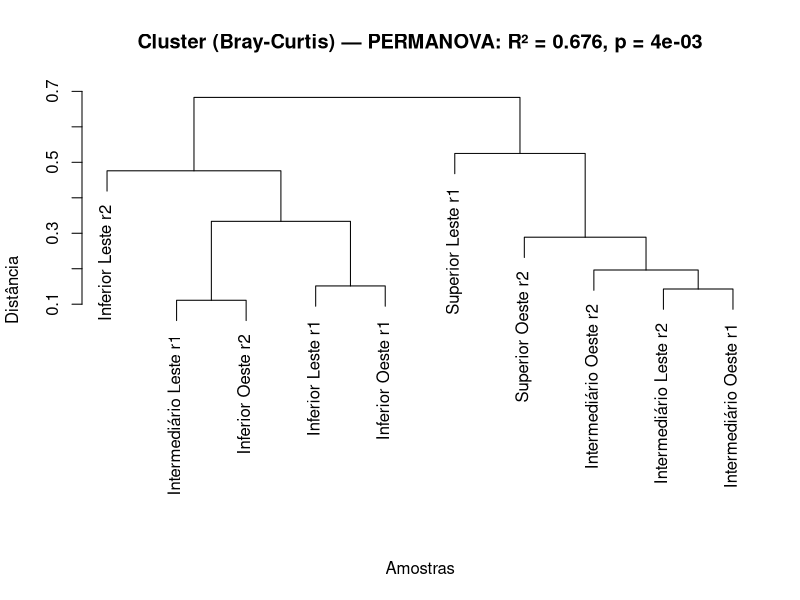
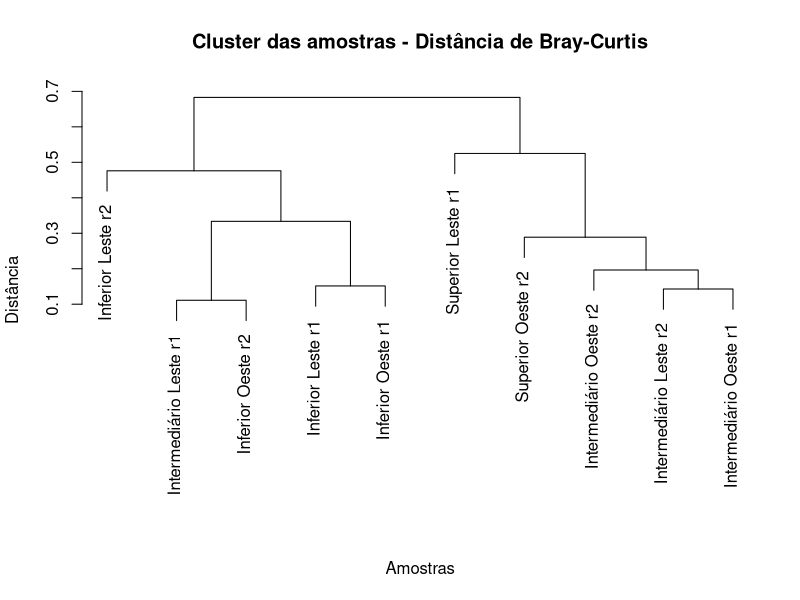

Write the R code that produced these figures, in order. (Note: this script raises an error after producing the figures.)
library(vegan)
library(tidyverse)




df <- read.csv("ouriquinho.csv")


df <- df %>%
  mutate(
    estrato = fct_relevel(
      estrato,
      c("praia_superior", "meio", "oceano_inferior")
    ),
    ponto = fct_relevel(
      ponto,
      c("direita", "esquerda")
    )
  ) %>%
  mutate(
    estrato = fct_recode(
      estrato,
      "Superior" = "praia_superior",
      "Intermediário" = "meio",
      "Inferior" = "oceano_inferior",
    ),
    ponto = fct_recode(
      ponto,
      "Leste" = "direita",
      "Oeste" = "esquerda"
    ),
    label = interaction(ponto, replica, sep = " "),
    eixo = interaction(estrato, ponto, replica, sep = " ")
  )





comm <- df[, c("satelite", "ourico", "pepino", "ofiuridio")]

# remover amostras sem organismos
comm2 <- comm[rowSums(comm) > 0, ]
estrato2 <- df$estrato[rowSums(comm) > 0]
eixo <- df$eixo[rowSums(comm) > 0]

# criar um vetor com 

# distância e clustering
dist_bc <- vegdist(comm2, method = "bray")
clust <- hclust(dist_bc, method = "average")
perm <- adonis2(dist_bc ~ estrato2)

R2 <- round(perm$R2[1], 3)
pval <- perm$`Pr(>F)`[1]

# Texto para colocar no título
titulo <- paste0(
  "Cluster (Bray-Curtis) — PERMANOVA: R² = ", R2,
  ", p = ", format(pval, scientific = TRUE, digits = 3)
)
plot(
  clust,
  labels = eixo,
  main = titulo,
  xlab = "Amostras",
  ylab = "Distância",
  sub = ""
)
anosim(dist_bc, estrato2)


plot(clust, labels = eixo, main = "Cluster das amostras - Distância de Bray-Curtis",
     xlab = "Amostras", ylab = "Distância", sub = "")





# ANOTAR RESULTADOS DO R2 E P-VALUE DA PERMANOVA NO GRÁFICO
boxplot(dist_bc ~ estrato2)
